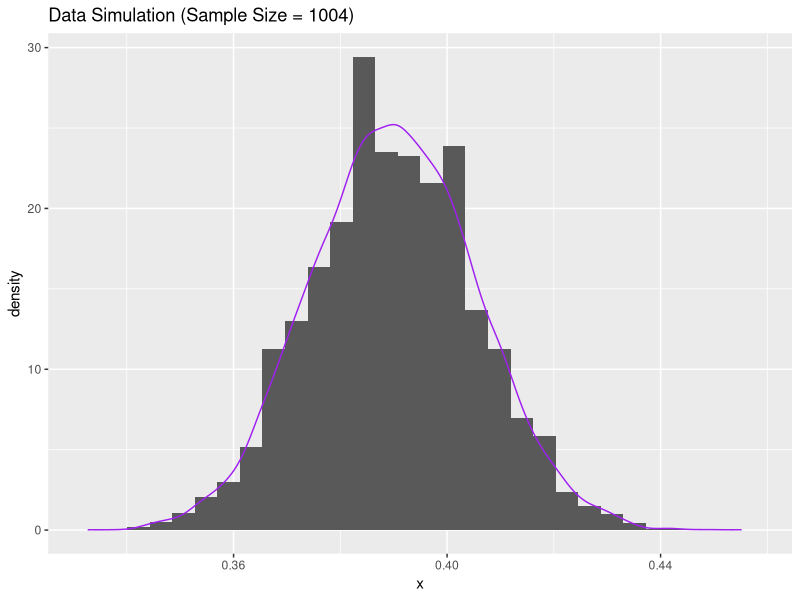
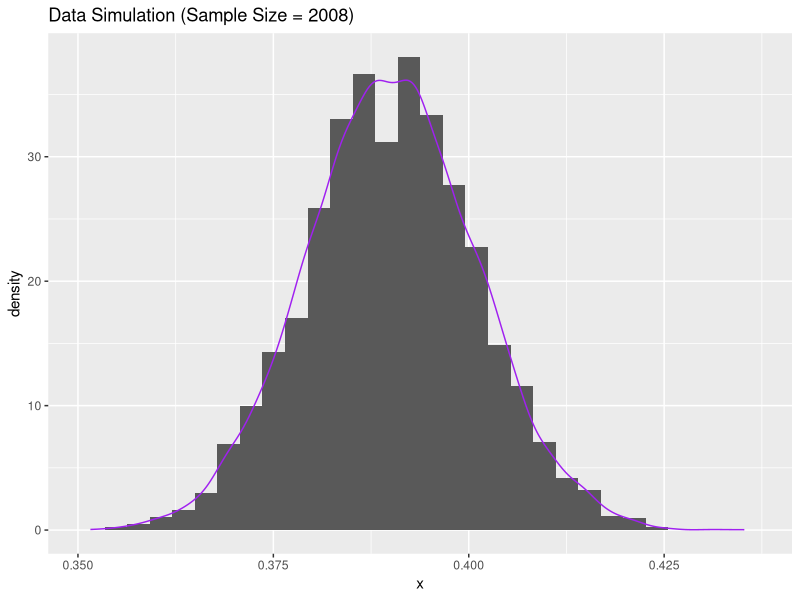
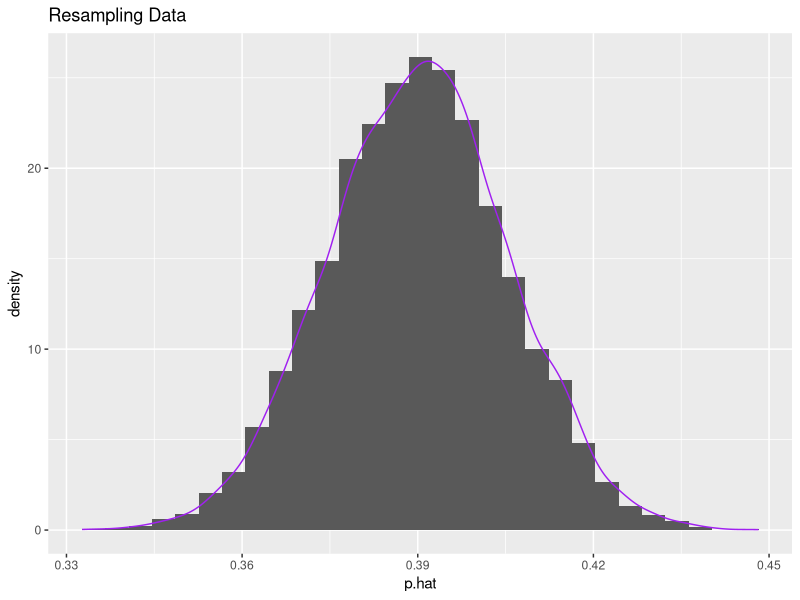

The R source for these figures, in order:
####################################################################################################
# Lab 10

library(tidyverse)
####################################################################################################
# Task 1: Basic Simulation

# Use rbinom() to generate data
data_simulation_1 <- tibble(x=rbinom(10000, size = 1004, prob = 0.39)) /1004

# Plot a histogram of the data
ggplot(data = data_simulation_1, aes(x = x)) +
  geom_histogram(
    aes(y = ..density..),  
  ) +
  geom_density(
    color = "purple"
  ) +
  ggtitle("Data Simulation (Sample Size = 1004)")

# Shape is unimodal and centered around x=0.39 
# mean(data_simulation_1$x)


# What is the range of the middle 95%?

lower_bound <- quantile(data_simulation_1$x, 0.025) 
upper_bound <- quantile(data_simulation_1$x, 0.975) 
middle_range <- upper_bound - lower_bound

# Range of middle 95% is ~0.06

margin_of_error = middle_range/2

# Margin of error is ~0.03

# This margin of error of ~3% is better than Gallup's margin of error of 4%


###########################################################

# Task 1 Part 2: Repeat Simulation for Double Sample Size 

data_simulation_2 <- tibble(x=rbinom(10000, size = 1004*2, prob = 0.39)) /(1004*2)

# Plot a histogram of the data
ggplot(data = data_simulation_2, aes(x = x)) +
  geom_histogram(
    aes(y = ..density..),  
  ) +
  geom_density(
    color = "purple"
  ) + 
  ggtitle("Data Simulation (Sample Size = 2008)")

# What do we notice about the shape?
# Shape is unimodal and centered around x=0.39 
# mean(data_simulation_2$x)


# What is the range of the middle 95%?

lower_bound_2 <- quantile(data_simulation_2$x, 0.025) 
upper_bound_2 <- quantile(data_simulation_2$x, 0.975) 
middle_range_2 <- upper_bound_2 - lower_bound_2

# Range is ~0.06

margin_of_error_2 = middle_range_2/2

# Margin of error is ~2%

# This margin of error of ~2% is about equal to Gallup's margin of error of 2%



####################################################################################################
# Task 2: Resampling

# Create a df containing data from Gallup Survey

gallup_data <- tibble(
  response = c(rep(1, 392), rep(2, 592), rep(0, 20))
)

# Perform Resampling
R = 10000
resamples <- tibble(p.hat = numeric(R))

for( i in 1:R){
  # Take a resample
  resample <- sample(x = gallup_data$response,
                     size = 1004,
                     replace = T) 
  resamples$p.hat[i] <- mean(resample==1)
}

# Plot a histogram of the resampling data
ggplot(data = resamples, aes(x = p.hat)) +
  geom_histogram(
    aes(y = ..density..),  
  ) +
  geom_density(
    color = "purple"
  ) + 
  ggtitle("Resampling Data")

# What do we notice about the shape?
# Shape is unimodal and centered around x=0.39

# What is the range of the middle 95%?
lower_boundR <- quantile(resamples$p.hat, 0.025) 
upper_boundR <- quantile(resamples$p.hat, 0.975) 
middle_rangeR <- upper_boundR - lower_boundR
# Range of middle 95% is ~0.06

# What is the margin of error?
margin_of_error_R = middle_rangeR/2
# Margin of error is ~3%
# This margin of error of ~3% is better than Gallup's margin of error of 4%

####################################################################################################
# Task 3: Simulation over n and p

###########################################################

# Simulation over n

n <- seq(from = 100, to = 3000, by = 10)
margin_errors <- numeric(length(n))

for (i in 1:length(n)) {
  current_n <- n[i]
  # Generate 10000 simulations for current sample size
  simulations <- rbinom(10000, size = current_n, prob = 0.39) / current_n
  
  # Calculate percentiles
  lower_bound <- quantile(simulations, 0.025)
  upper_bound <- quantile(simulations, 0.975)
  
  # Store half the range (margin of error)
  margin_errors[i] <- (upper_bound - lower_bound) / 2
}

# Create a dataframe with results
simulation_results_n <- tibble(
  n = n,
  margin_of_error = margin_errors
)

###########################################################
# Simulation over p
p <- seq(from = 0.01, to = 0.99, by = 0.01)
margin_errors <- numeric(length(p))

for (i in 1:length(p)) {
  current_p <- p[i]
  # Generate 10000 simulations for current probability
  simulations <- rbinom(10000, size = 1004, prob = current_p) / 1004
  
  # Calculate percentiles
  lower_bound <- quantile(simulations, 0.025)
  upper_bound <- quantile(simulations, 0.975)
  
  # Store half the range (margin of error)
  margin_errors[i] <- (upper_bound - lower_bound) / 2
}

# Create a dataframe with results
simulation_results_p <- tibble(
  p = p,
  margin_of_error = margin_errors
)

###########################################################

# Create a geom_raster() plot
